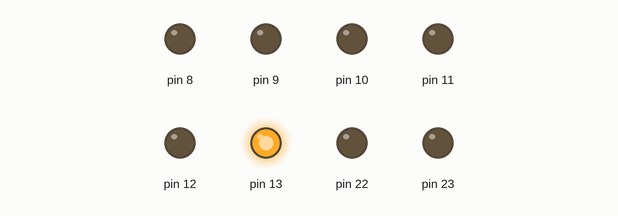
A sketch run on a simulated Arduino Uno, built with avr-gcc and run on an emulated ATmega328P. Parts: output pins drawn as LEDs (lit = HIGH).

Above: at 0.2 s.
Timing chart, 0 to 1.7 s (numbered marks = the images above):
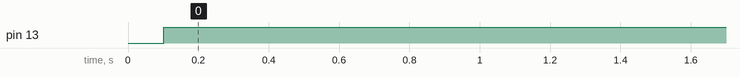

The sketch:

sketch.ino
```cpp
//define ports for memory-mapped I/O:
#define PORTB ((unsigned char*) 0x25) // char is one byte
#define DDRB  ((unsigned char*) 0x24) // data direction reg
//Pin 13 is on B set of registers

unsigned long t=100;
unsigned long timeNow, timePrev=0;

void setup()
{
  //setting PORTB as output
  *DDRB = 0xFF; //B11111111
}

void loop()
{
unsigned long timeNow = millis();

if(timeNow-timePrev>t){
  timePrev=timeNow;
  // turn LED on
  *PORTB |= 0x20; //B00100000
  }
if(timeNow-timePrev>t){
  timePrev=timeNow;
  // turn LED off
  *PORTB &= 0x00; //B00000000
  }
}
```

Measured:
- by itself, pin 13: LOW → HIGH at 0.10 s
